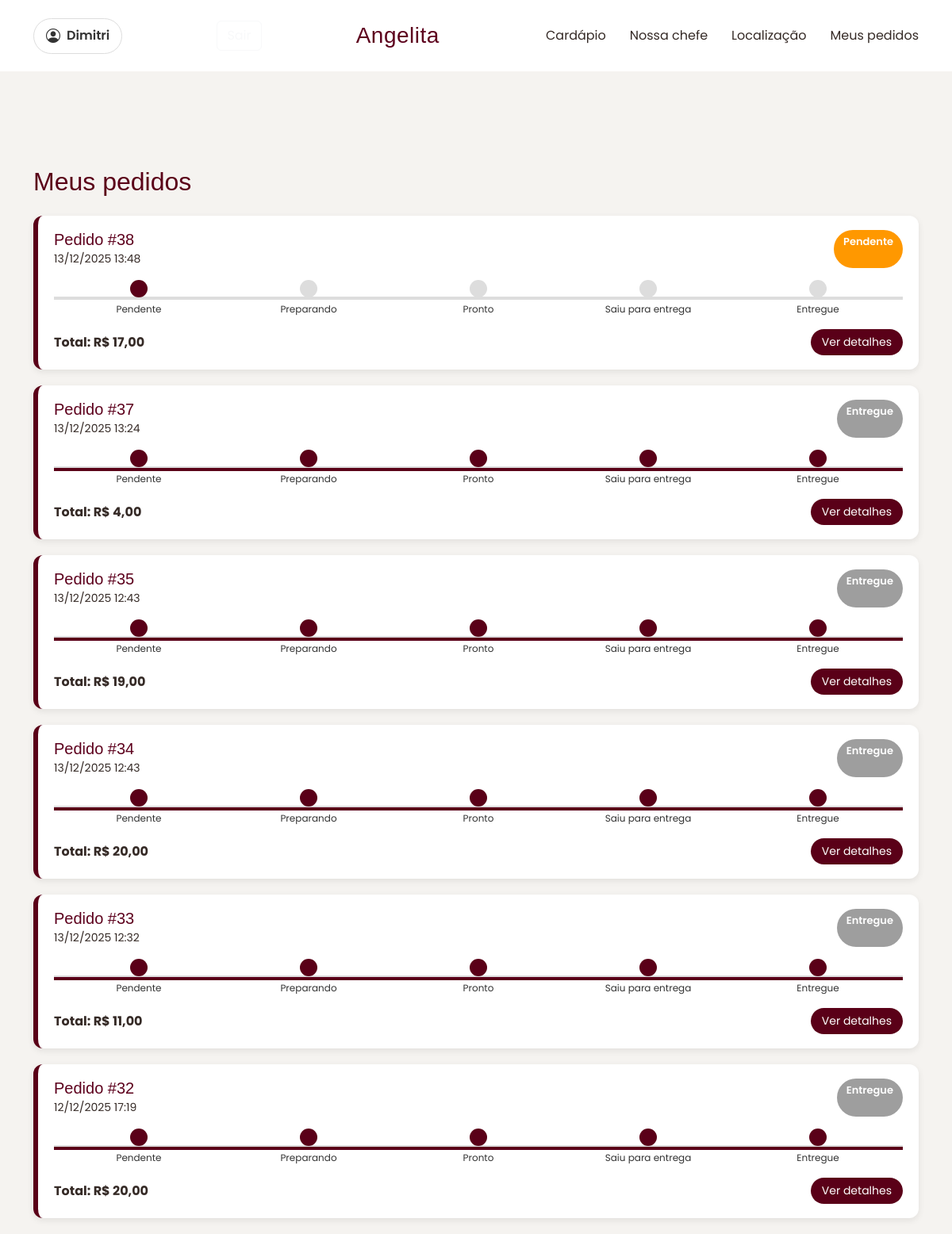
Page /pedidos.php (signed in) on the earlier database version.
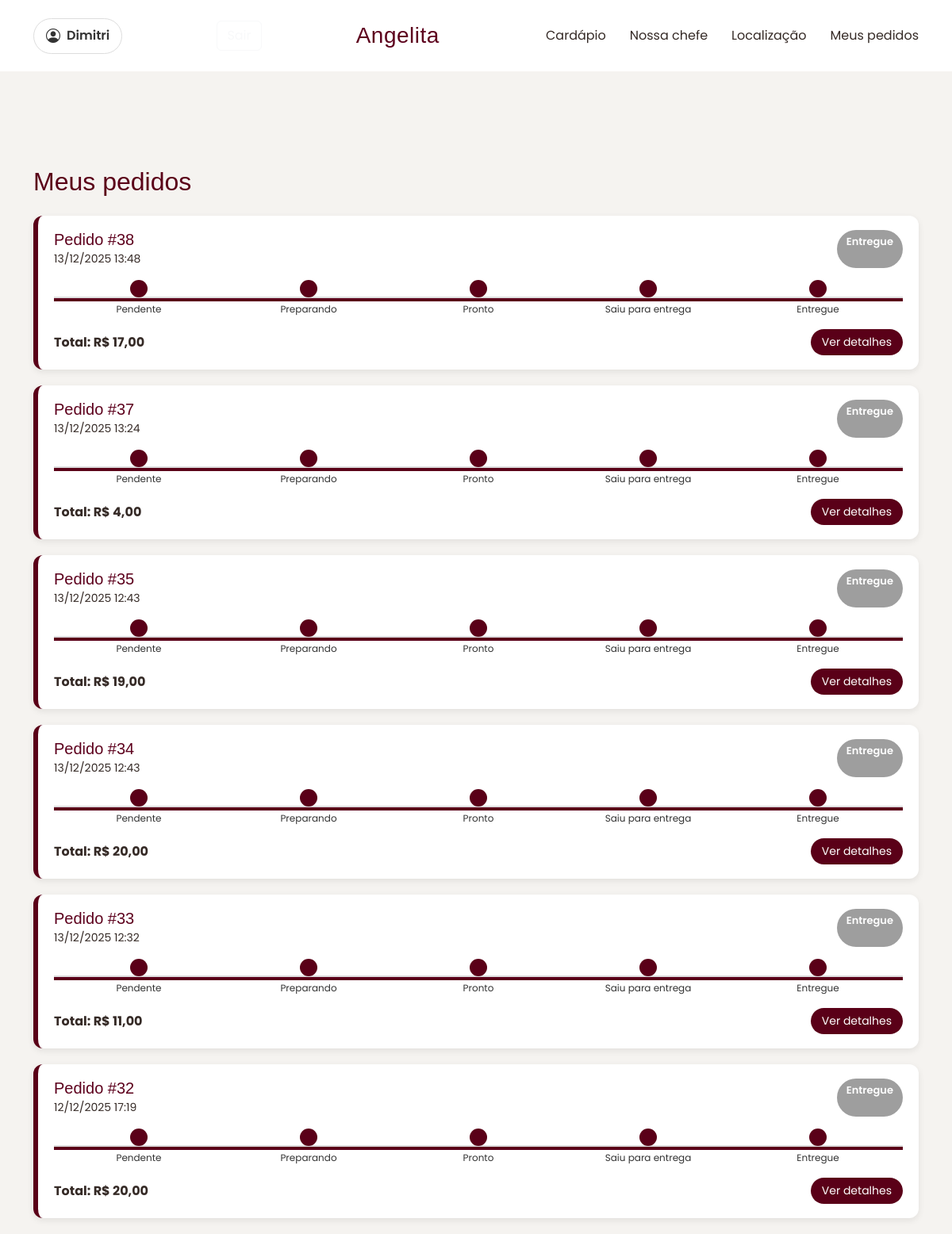
Same page on the later database version.
### tables this page shows
CREATE TABLE IF NOT EXISTS `pedidos` (
  `id` int NOT NULL AUTO_INCREMENT,
  `id_cliente` int DEFAULT NULL,
  `data_pedido` timestamp NULL DEFAULT CURRENT_TIMESTAMP,
  `valor_total` decimal(10,2) NOT NULL,
  `status` varchar(20) DEFAULT 'pendente',
  `usuario_id` int DEFAULT NULL,
  `observacoes` text,
  PRIMARY KEY (`id`),
  KEY `id_cliente` (`id_cliente`),
  KEY `fk_pedidos_usuarios` (`usuario_id`)
);

### pedidos.php (the view, shortened to what this page needs)
<?php
$pdo = new PDO("mysql:host=localhost;dbname=tcc1","root","");
$pdo->setAttribute(PDO::ATTR_ERRMODE, PDO::ERRMODE_EXCEPTION);
$usuarioId = (int)$_SESSION['usuario_id'];
$sql = "SELECT id, data_pedido, valor_total, status
        FROM pedidos
        WHERE usuario_id = ?
        ORDER BY id DESC";
$stmt = $pdo->prepare($sql);
$stmt->execute([$usuarioId]);
$pedidos = $stmt->fetchAll(PDO::FETCH_ASSOC);
?>
<!DOCTYPE html>
<html lang="pt-br">
<head>
  <link href="assets/vendor/bootstrap/css/bootstrap.min.css" rel="stylesheet">
  <link href="assets/vendor/bootstrap-icons/bootstrap-icons.css" rel="stylesheet">
  <link href="assets/vendor/aos/aos.css" rel="stylesheet">
  <link href="assets/vendor/glightbox/css/glightbox.min.css" rel="stylesheet">
  <link href="assets/css/main.css" rel="stylesheet">
</head>
<body>
<?php include "nav.php"; ?>
<div class="container" style="margin-top:120px;">
    <h2 class="mb-4" style="color:#5a0018;">Meus pedidos</h2>
    <?php foreach ($pedidos as $p): ?>
        <?php
            $statusClass = [
                'pendente' => 'st-pendente',
                'preparando' => 'st-preparando',
                'pronto' => 'st-pronto',
                'saiu' => 'st-saiu',
                'entregue' => 'st-entregue'
            ][$p['status']] ?? 'st-pendente';
            $progress = [
                'pendente' => 0,
                'preparando' => 25,
                'pronto' => 50,
                'saiu' => 75,
                'entregue' => 100
            ][$p['status']];
        ?>
        <div class="pedido-card">
            <div class="d-flex justify-content-between">
                <div>
                    <h5 class="m-0">Pedido #<?= $p['id'] ?></h5>
                    <small><?= date('d/m/Y H:i', strtotime($p['data_pedido'])) ?></small>
                </div>
                <span class="status-bubble <?= $statusClass ?>">
                    <?= ucfirst($p['status']) ?>
                </span>
            </div>
            <div class="timeline">
                <div class="line-active" style="width:<?= $progress ?>%;"></div>
                <div class="step <?= ($progress >= 0) ? 'completed' : '' ?>">
                    <div class="circle"></div>
                    <span>Pendente</span>
                </div>
                <div class="step <?= ($progress >= 25) ? 'completed' : '' ?>">
                    <div class="circle"></div>
                    <span>Preparando</span>
                </div>
                <div class="step <?= ($progress >= 50) ? 'completed' : '' ?>">
                    <div class="circle"></div>
                    <span>Pronto</span>
                </div>
                <div class="step <?= ($progress >= 75) ? 'completed' : '' ?>">
                    <div class="circle"></div>
                    <span>Saiu para entrega</span>
                </div>
                <div class="step <?= ($progress >= 100) ? 'completed' : '' ?>">
                    <div class="circle"></div>
                    <span>Entregue</span>
                </div>
            </div>
            <div class="mt-3 d-flex justify-content-between align-items-center">
                <strong>Total: R$ <?= number_format($p['valor_total'], 2, ',', '.') ?></strong>
                <button class="btn-detalhes" data-bs-toggle="modal" data-bs-target="#detalhes<?= $p['id'] ?>">
                    Ver detalhes
                </button>
            </div>
        </div>
    <?php endforeach; ?>
</div>
</body>
</html>

Differences in the rows shown:
changed pedidos id 38: status "Pendente" → "Entregue"
